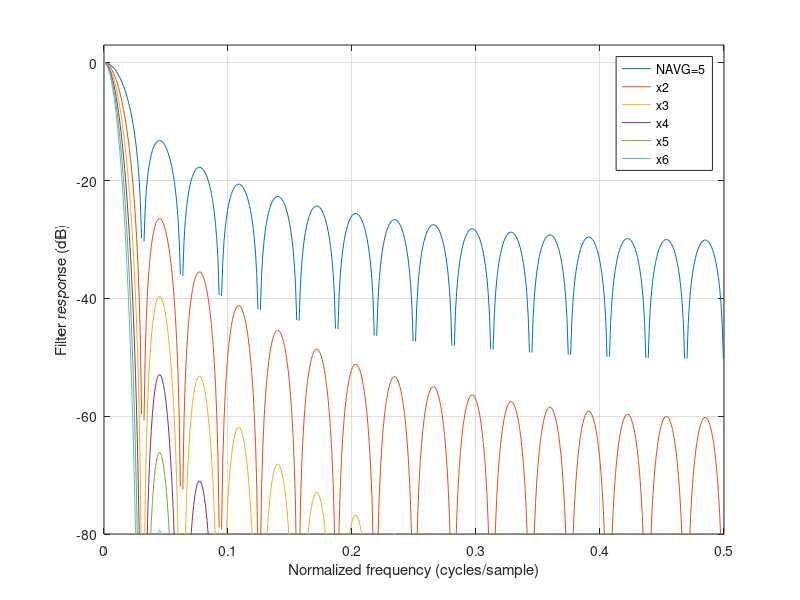

This figure's MATLAB source: (Note: this script raises an error after producing the figure.)
%%%%%%%%%%%%%%%%%%%%%%%%%%%%%%%%%%%%%%%%%%%%%%%%%%%%%%%%%%%%%%%%%%%%%%%%%%%%%%%%
%%
%% Filename: 	boxcar.m
%% {{{
%% Project:	DSP Filtering Example Project
%%
%% Purpose:	
%%
%% Creator:	Dan Gisselquist, Ph.D.
%%		Gisselquist Technology, LLC
%%
%%%%%%%%%%%%%%%%%%%%%%%%%%%%%%%%%%%%%%%%%%%%%%%%%%%%%%%%%%%%%%%%%%%%%%%%%%%%%%%%
%% }}}
%% Copyright (C) 2017-2022, Gisselquist Technology, LLC
%% {{{
%% This file is part of the DSP filtering set of designs.
%%
%% The DSP filtering designs are free RTL designs: you can redistribute them
%% and/or modify any of them under the terms of the GNU Lesser General Public
%% License as published by the Free Software Foundation, either version 3 of
%% the License, or (at your option) any later version.
%%
%% The DSP filtering designs are distributed in the hope that they will be
%% useful, but WITHOUT ANY WARRANTY; without even the implied warranty of
%% MERCHANTIBILITY or FITNESS FOR A PARTICULAR PURPOSE.  See the GNU Lesser
%% General Public License for more details.
%%
%% You should have received a copy of the GNU Lesser General Public License
%% along with these designs.  (It's in the $(ROOT)/doc directory.  Run make
%% with no target there if the PDF file isn't present.)  If not, see
%% <http://www.gnu.org/licenses/> for a copy.
%% }}}
%% License:	LGPL, v3, as defined and found on www.gnu.org,
%% {{{
%%		http://www.gnu.org/licenses/lgpl.html
%%
%%%%%%%%%%%%%%%%%%%%%%%%%%%%%%%%%%%%%%%%%%%%%%%%%%%%%%%%%%%%%%%%%%%%%%%%%%%%%%%%
%%
%% }}}
FTSZ=1024;
NAVG=32;
h = ones(1,NAVG);
h2 = conv(h,h);
h3 = conv(h2,h);
h4 = conv(h3,h);
h5 = conv(h4,h);
h6 = conv(h5,h);

fq = (0:(FTSZ-1))/(FTSZ-1);
H  = fft([h,  zeros(1,FTSZ-length(h ))]); H  = H  ./ max(abs(H));
H2 = fft([h2, zeros(1,FTSZ-length(h2))]); H2 = H2 ./ max(abs(H2));
H3 = fft([h3, zeros(1,FTSZ-length(h3))]); H3 = H3 ./ max(abs(H3));
H4 = fft([h4, zeros(1,FTSZ-length(h4))]); H4 = H4 ./ max(abs(H4));
H5 = fft([h5, zeros(1,FTSZ-length(h5))]); H5 = H5 ./ max(abs(H5));
H6 = fft([h6, zeros(1,FTSZ-length(h6))]); H6 = H6 ./ max(abs(H6));

figure(1);

plot(fq,20*log(abs(H))/log(10), ';NAVG=5;', ...
	fq, 20*log(abs(H2))/log(10), ';x2;', ...
	fq, 20*log(abs(H3))/log(10), ';x3;', ...
	fq, 20*log(abs(H4))/log(10), ';x4;',  ...
	fq, 20*log(abs(H5))/log(10), ';x5;', ...
	fq, 20*log(abs(H6))/log(10), ';x6;');

ylabel('Filter response (dB)');
xlabel('Normalized frequency (cycles/sample)');
axis([ 0 0.5 -80 3]);
grid on;

%
% Read and plot the "measured" (via simulation) filter response
%
% This depends upon the boxcar filter being the last filter tested, since the
% shared testbench function is what writes the output out.
%
figure(2);
fid = fopen('filter_tb.dbl','r');
cpx = fread(fid, [2 inf], 'double');
fclose(fid);

cpx = cpx(1,:)+j*cpx(2,:);
DN = length(cpx);
dfq = (0:(DN-1))./(DN-1);
dh = ones(1,32);
dH  = fft([dh,  zeros(1,2*DN-length(dh ))]); dH  = dH  ./ max(abs(dH));
plot(dfq/2, 20*log(abs(cpx)/max(abs(cpx)))/log(10), ';Measured;',
	dfq(1:7:DN)/2, 20*log(abs(dH(1:7:DN)))/log(10), '+;Predicted;');

xlabel('Normalized Frequency (cycles/sample)');
ylabel('Filter response (dB)');
grid on;

figure(3);
plot(dfq/2, real(cpx),';Real;', dfq/2, imag(cpx), ';Imag;'); grid on;
